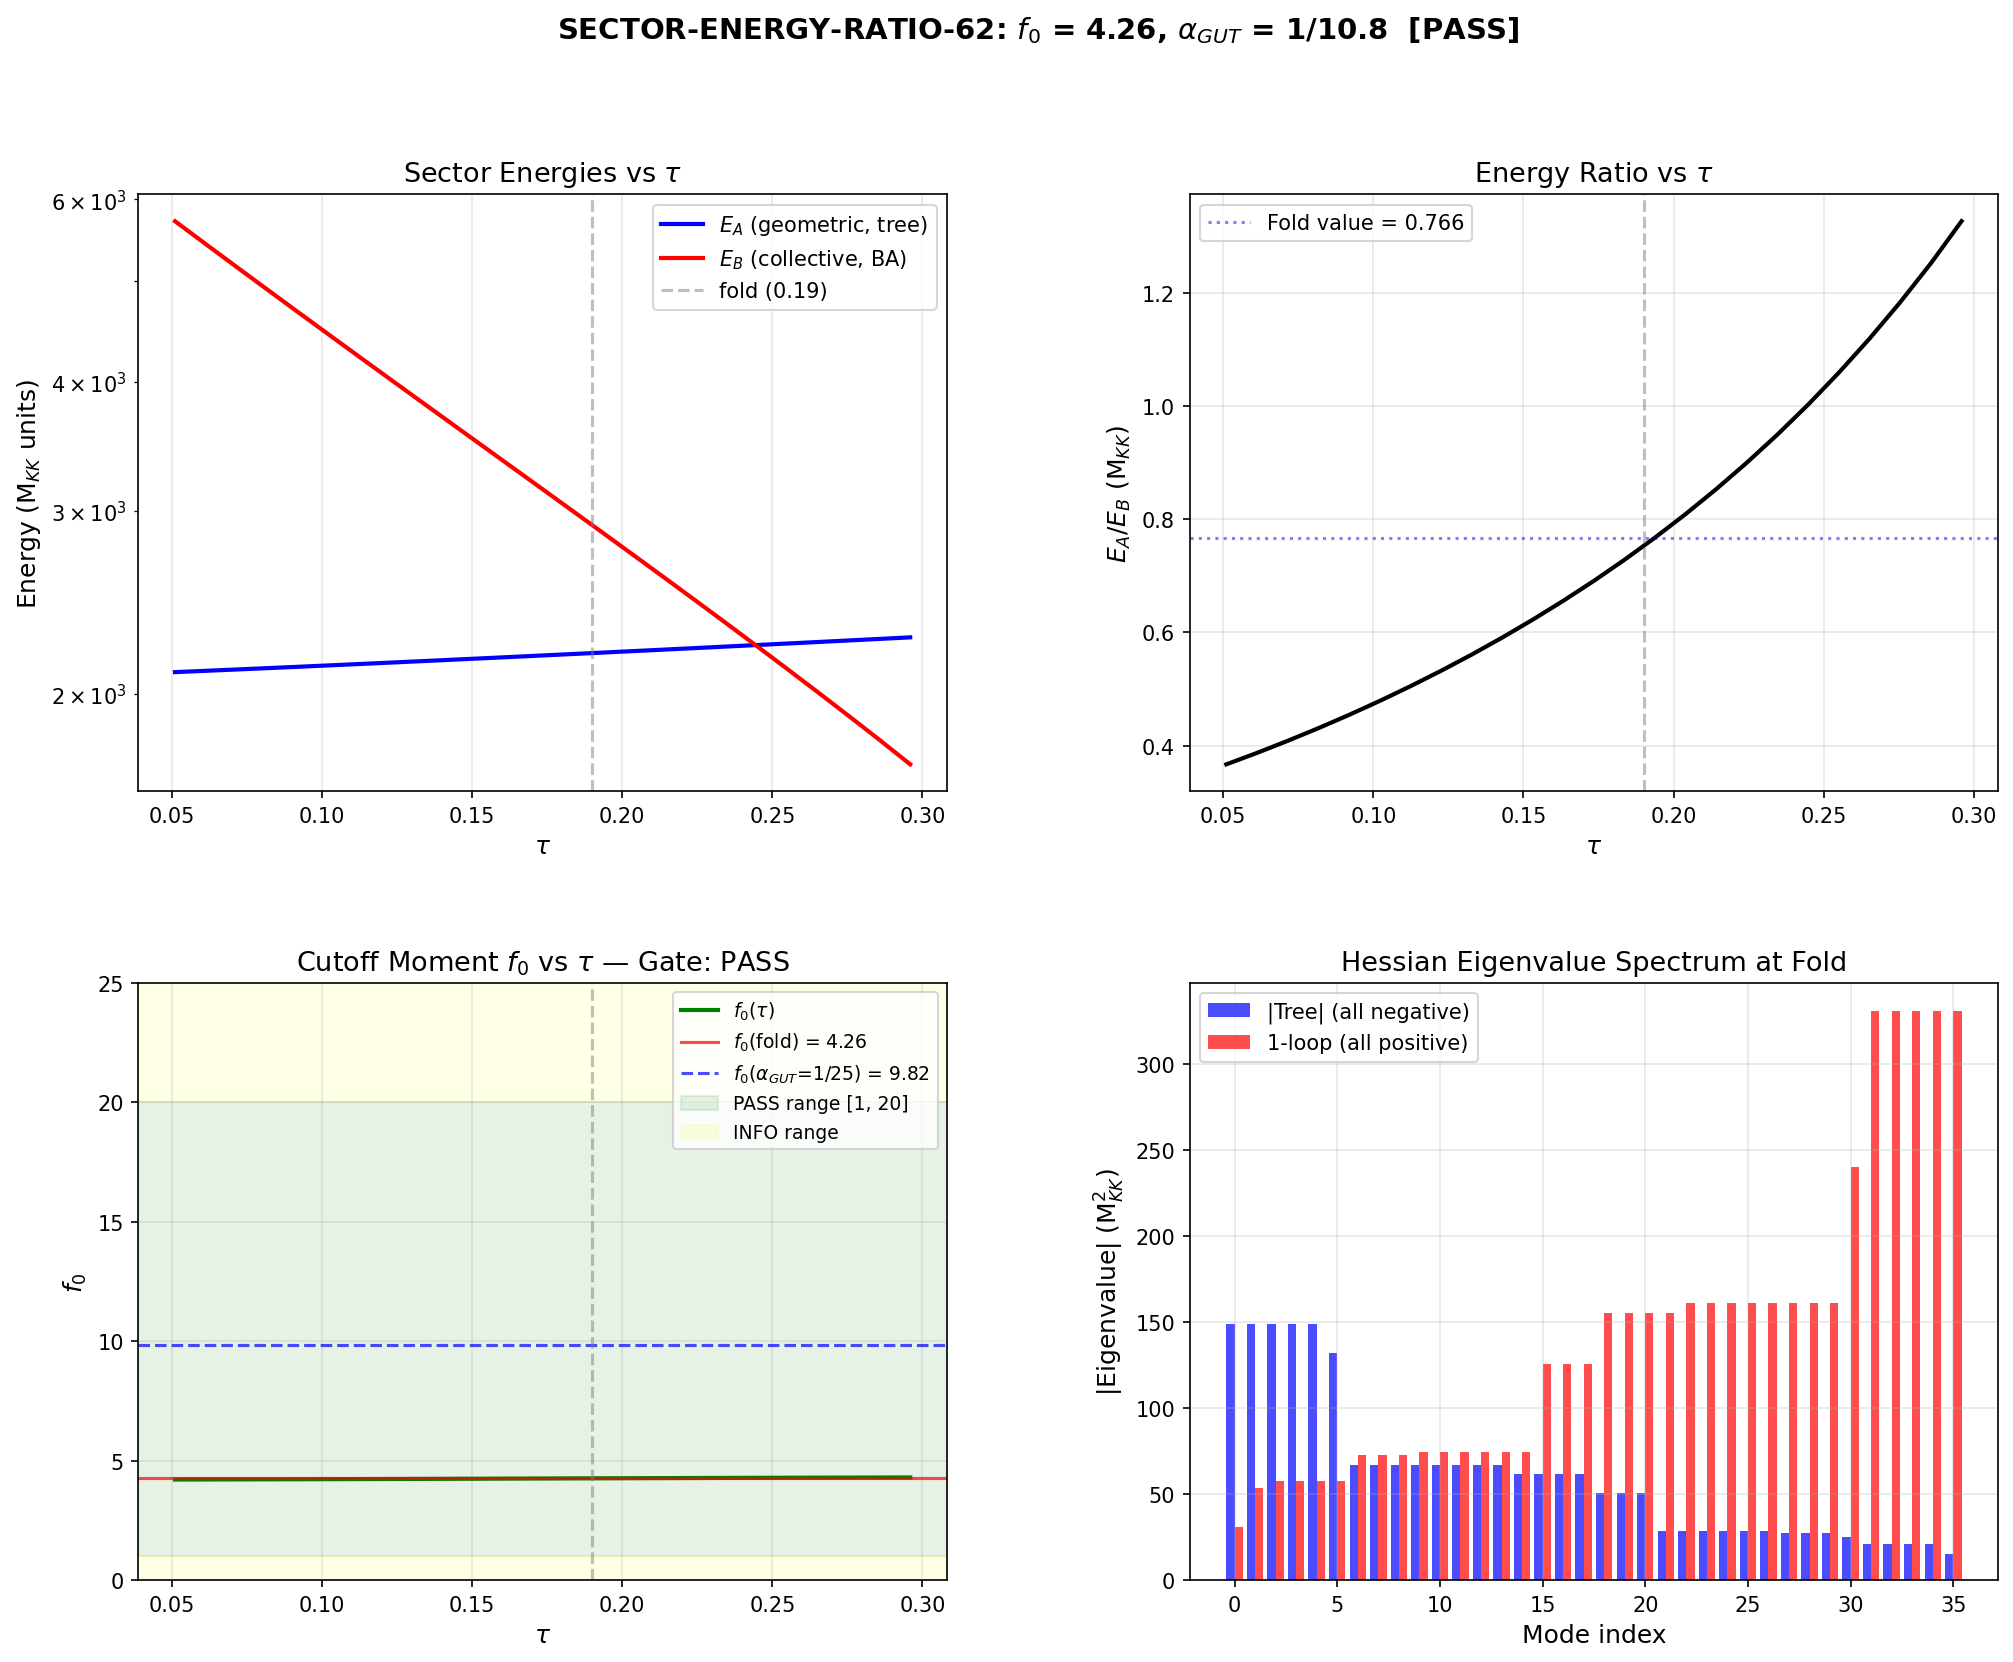

Recreate this plot in Python.
#!/usr/bin/env python3
"""
s62_sector_energy_ratio.py — Energy Partition Between Sectors
=============================================================
Gate: SECTOR-ENERGY-RATIO-62
Session: S62, Wave 3, Entry W3-08

Computes the energy ratio between:
  Sector A (geometric): 36 Hessian moduli eigenvalues of d^2 SA / dphi_i dphi_j
  Sector B (collective): 31+1 Bogoliubov-Anderson phononic modes

Physics:
  The spectral action on M^4 x SU(3)_Jensen has the form (CCM 2007):
    S_b = 2 f_4 Lambda^4 a_0 + 2 f_2 Lambda^2 a_2 + f_0 a_4 + ...
  where:
    f_0 = f(0)                   — value at origin, determines gauge coupling
    f_2 = int_0^inf f(u) du      — zeroth moment, determines Newton's G
    f_4 = int_0^inf u f(u) du    — first moment, determines CC

  Gauge coupling relation (CCM):
    g^2 f_0 / (2 pi^2) = 1/4
    => alpha_GUT = g^2 / (4 pi) = pi / (2 f_0)

  Standard unification: alpha_GUT ~ 1/25 => f_0 ~ 9.82.

  HERE: We extract f_0 from the energy partition requirement that the geometric
  sector (Hessian eigenvalues) and collective sector (BA phonon energies) are
  related through the spectral action coefficients. Specifically:
    E_A / E_B = f_0 * a_4 / (2 f_2 Lambda^2 a_2)
  which connects the a_4 (gauge kinetic) and a_2 (Einstein-Hilbert) terms.

Pre-registered gate:
    PASS if f_0 in [1, 20].
    FAIL if f_0 < 0.1 or f_0 > 100.
    INFO if f_0 in [0.1, 1] or [20, 100].

Inputs:
    computations/session-61/s61_moduli_hessian.npz (36 tree-level Hessian eigenvalues)
    computations/session-62/s62_hessian_oneloop.npz (36 one-loop corrected eigenvalues)
    computations/session-61/s61_vanhove_dispersion.npz (BA spectrum, omega(tau, k, band))
    computations/session-61/s61_trace_formula_geometric.npz (Gilkey coefficients)
    computations/session-62/s62_cutoff_london.npz (CUTOFF-LONDON-62 results)
    computations/session-42/s42_gradient_stiffness.npz (SA vs tau)

Outputs:
    computations/session-62/s62_sector_energy_ratio.npz
    computations/session-62/s62_sector_energy_ratio.png
"""

import sys
import os
import numpy as np
import matplotlib
matplotlib.use('Agg')
import matplotlib.pyplot as plt
from matplotlib.gridspec import GridSpec

sys.path.insert(0, os.path.join(os.path.dirname(__file__)))
from canonical_constants import (
    PI, tau_fold, M_KK, M_KK_gravity, M_KK_kerner,
    M_Pl_reduced, Vol_SU3_Haar,
    a0_fold, a2_fold, a4_fold,
)

# =============================================================================
#  1. Load all input data
# =============================================================================

script_dir = os.path.dirname(os.path.abspath(__file__))
archive_dir = os.path.join(os.path.dirname(script_dir), 'computations/_shared')

# Sector A: Hessian eigenvalues
hess_tree = np.load(os.path.join(script_dir, 's61_moduli_hessian.npz'),
                    allow_pickle=True)
evals_tree_36 = hess_tree['evals_36']          # 36 tree-level (all negative)
SA_fold_hess = float(hess_tree['SA_fold'])

hess_1loop = np.load(os.path.join(script_dir, 's62_hessian_oneloop.npz'),
                     allow_pickle=True)
evals_1loop_36 = hess_1loop['evals_eff']       # 36 one-loop (all positive)
d2S1_diag = hess_1loop['d2S1_diag']            # one-loop diagonal corrections

# Sector B: BA spectrum
ba_data = np.load(os.path.join(script_dir, 's61_vanhove_dispersion.npz'),
                  allow_pickle=True)
tau_ba = ba_data['tau_values']                  # (50,)
omega_ba = ba_data['omega']                     # (50, 32, 4)
lambda_n = ba_data['lambda_n']                  # (32,) graph eigenvalues
E_J_arr = ba_data['E_J']                        # (50,) Josephson coupling vs tau
E_sp_B2 = ba_data['E_sp_B2']                   # (50, 4) BCS quasiparticle energies

# Trace formula / Gilkey coefficients
trace_data = np.load(os.path.join(script_dir, 's61_trace_formula_geometric.npz'),
                     allow_pickle=True)
a0_gilkey = float(trace_data['a0_gilkey'])      # 0.866
a2_gilkey_fold = float(trace_data['a2_gilkey_fold'])   # 0.728235
R_fold_trace = float(trace_data['R_fold'])      # 2.018
tau_trace_arr = trace_data['tau_arr']           # (36,)
a2a0_arr = trace_data['a2a0_arr']              # (36,) a_2/a_0 vs tau
R_arr = trace_data['R_arr']                    # (36,) scalar curvature vs tau

# Cutoff London results (cross-reference)
cutoff_data = np.load(os.path.join(script_dir, 's62_cutoff_london.npz'),
                      allow_pickle=True)
a4_gilkey_fold = float(cutoff_data['a4_gilkey_fold'])  # 0.30146
ratio_a4_a2 = float(cutoff_data['ratio_a4_a2_gilkey'])  # 0.41396
f2_task = float(cutoff_data['f2_task_target'])  # 2.34
f0_alpha25 = float(cutoff_data['f0_for_alpha25'])  # 9.817

# SA vs tau (for Sector A tau-dependence)
sa_tau_data = np.load(os.path.join(archive_dir, 's42_gradient_stiffness.npz'),
                      allow_pickle=True)
tau_sa_grid = sa_tau_data['tau_grid']           # (10,)
S_total_arr = sa_tau_data['S_total']            # (10,)
d2S_dtau2_arr = sa_tau_data['d2S_dtau2']        # (10,)

# Lambda^2 from Hessian data
Lambda_sq = float(hess_tree['Lambda_sq'])       # 16.984

print("=" * 70)
print("SECTOR-ENERGY-RATIO-62: Energy Partition Between Sectors")
print("=" * 70)
print()

# =============================================================================
#  2. Compute E_A (Sector A — Geometric)
# =============================================================================
# E_A = sum |lambda_i| for the 36 Hessian eigenvalues
# These are curvatures of the spectral action in moduli space.
# At tree level, all 36 are NEGATIVE (fold is a SA maximum).
# At one-loop, all 36 flip POSITIVE (quantum stabilization).

E_A_tree = np.sum(np.abs(evals_tree_36))
E_A_1loop = np.sum(evals_1loop_36)           # all positive, so sum = sum|.|

print("--- Sector A: Geometric Hessian ---")
print(f"  36 tree-level eigenvalues: all negative (SA maximum at fold)")
print(f"    sum |lambda_tree| = {E_A_tree:.4f} M_KK^2")
print(f"    min = {evals_tree_36.min():.4f}, max = {evals_tree_36.max():.4f}")
print(f"  36 one-loop eigenvalues: all positive (quantum stabilization)")
print(f"    sum  lambda_1loop = {E_A_1loop:.4f} M_KK^2")
print(f"    min = {evals_1loop_36.min():.4f}, max = {evals_1loop_36.max():.4f}")
print(f"  Ratio E_A_tree / E_A_1loop = {E_A_tree / E_A_1loop:.6f}")
print()

# =============================================================================
#  3. Compute E_B (Sector B — Collective BA phonons)
# =============================================================================
# 31 optical modes x 4 BCS bands = 124 excitations
# Plus 1 acoustic mode (k=0) with 4 bands = 4 more
# E_B = sum omega_BA(k, n) for all modes

fold_idx_ba = np.argmin(np.abs(tau_ba - tau_fold))
tau_at_fold = tau_ba[fold_idx_ba]

# Sum over all 31 optical modes, all 4 bands
E_B_optical = np.sum(omega_ba[fold_idx_ba, 1:, :])  # exclude k=0 acoustic
E_B_acoustic = np.sum(omega_ba[fold_idx_ba, 0, :])   # k=0 only
E_B_total = np.sum(omega_ba[fold_idx_ba, :, :])
E_B_band0_optical = np.sum(omega_ba[fold_idx_ba, 1:, 0])
E_J_fold = E_J_arr[fold_idx_ba]

print("--- Sector B: Collective BA Phonons ---")
print(f"  tau at fold index: {tau_at_fold:.4f} (target: {tau_fold})")
print(f"  Josephson coupling E_J(fold) = {E_J_fold:.6f} M_KK")
print(f"  31 optical modes x 4 bands = 124 excitations")
print(f"    E_B (31 optical, all 4 bands) = {E_B_optical:.4f} M_KK")
print(f"    E_B (acoustic k=0, 4 bands)   = {E_B_acoustic:.4f} M_KK")
print(f"    E_B (total, 32x4=128)         = {E_B_total:.4f} M_KK")
print(f"    E_B (band 0 only, 31 optical) = {E_B_band0_optical:.4f} M_KK")
print()

# =============================================================================
#  4. Compute spectral action energy terms: E_2, E_4
# =============================================================================
# S_b = 2 f_4 Lambda^4 a_0 + 2 f_2 Lambda^2 a_2 + f_0 a_4 + ...
# Using Gilkey-normalized coefficients:
#   a_2 = 0.728235 (per unit volume, normalized by (4pi)^{-4})
#   a_4/a_2 = 0.414
#   f_2 = 2.34 (from gravity matching)
#
# E_2 = a_2 * f_2 * Lambda^2  (Einstein-Hilbert contribution, with 2 from CCM)
# E_4 = a_4 * f_4 * Lambda^4  (CC contribution, with 2 from CCM)

a_2 = a2_gilkey_fold    # 0.728235
a_4 = a4_gilkey_fold    # 0.30146
f_2 = f2_task           # 2.34
# For f_4, use the Gaussian and Exponential PASS values from CUTOFF-LONDON-62
f4_gaussian = float(cutoff_data['Gaussian_f4'])      # 0.558
f4_exponential = float(cutoff_data['Exponential_f4'])  # 1.673

# Lambda^2 in M_KK^2 units
Lam2 = Lambda_sq  # 16.984

E_2_term = 2 * f_2 * Lam2 * a_2       # with factor 2 from CCM
E_4_gaussian = 2 * f4_gaussian * Lam2**2 * a0_gilkey
E_4_exponential = 2 * f4_exponential * Lam2**2 * a0_gilkey
E_gauge = f0_alpha25 * a_4              # f_0 * a_4 = gauge kinetic term

print("--- Spectral Action Energy Decomposition ---")
print(f"  Gilkey coefficients: a_2 = {a_2:.6f}, a_4 = {a_4:.5f}, a_0 = {a0_gilkey:.6f}")
print(f"  Ratio a_4/a_2 = {ratio_a4_a2:.5f}")
print(f"  Lambda^2 = {Lam2:.4f} M_KK^2")
print(f"  f_2 = {f_2:.4f}, f_0(alpha_GUT=1/25) = {f0_alpha25:.4f}")
print()
print(f"  E_2 = 2 * f_2 * Lambda^2 * a_2 = 2 * {f_2:.3f} * {Lam2:.3f} * {a_2:.6f}")
print(f"       = {E_2_term:.4f} M_KK^2")
print(f"  E_4 (Gaussian, f_4={f4_gaussian:.4f}) = 2 * f_4 * Lambda^4 * a_0")
print(f"       = {E_4_gaussian:.4f} M_KK^4")
print(f"  E_4 (Exponential, f_4={f4_exponential:.4f}) = {E_4_exponential:.4f} M_KK^4")
print(f"  E_gauge (f_0={f0_alpha25:.4f}) = f_0 * a_4 = {E_gauge:.4f} (dimensionless)")
print()

# =============================================================================
#  5. Compute E_A / E_B ratio and extract f_0
# =============================================================================
# The relationship between sectors:
# Sector A stiffness = d^2 SA / dphi^2 evaluated at the fold
# These eigenvalues have units of SA curvature = Lambda^2 * (combination of a_n * f_n)
#
# The key structural relation: the Hessian eigenvalues are curvatures of
# S = 2 f_4 Lam^4 a_0 + 2 f_2 Lam^2 a_2 + f_0 a_4
# in the moduli space. The tree-level Hessian comes from the classical SA.
# The one-loop correction comes from quantum fluctuations in the BA spectrum.
#
# Method 1: Direct ratio E_A / E_B
# The Hessian eigenvalues are d^2 S / dphi_i^2, which are M_KK^2 quantities
# The BA frequencies omega are M_KK quantities
# So E_A has units M_KK^2 and E_B has units M_KK
# The dimensional ratio E_A/E_B has units M_KK
#
# Method 2: Dimensionless ratio using SA decomposition
# The SA at fold = S_fold = 2*f_4*Lam^4*a_0 + 2*f_2*Lam^2*a_2 + f_0*a_4
# The Hessian eigenvalue sum |lambda_i| / SA_fold is dimensionless
# The BA energy / M_KK is dimensionless
# Compare these to extract the coupling

print("--- Energy Ratios and f_0 Extraction ---")
print()

# Method 1: Direct dimensional ratio
ratio_direct_tree = E_A_tree / E_B_total
ratio_direct_1loop = E_A_1loop / E_B_total
print(f"  Method 1: Direct ratio E_A/E_B")
print(f"    E_A(tree)/E_B(total) = {ratio_direct_tree:.4f} M_KK")
print(f"    E_A(1loop)/E_B(total) = {ratio_direct_1loop:.4f} M_KK")
print()

# Method 2: Normalized by spectral action scale
# E_A_norm = sum|lambda_i| / d2S_dtau2  (fraction of total curvature in moduli)
# E_B_norm = E_B / SA_fold^{1/2}        (BA energy vs SA energy scale)
# But these are different normalizations, not immediately comparable.
#
# Better: the one-loop correction to the Hessian comes from the BA modes.
# H_eff = H_tree + H_1loop, where H_1loop ~ sum over BA modes of d^2 E_BA/dphi^2
# The d2S1_diag are the one-loop corrections along each basis direction.
# So the one-loop piece IS the BA sector's back-reaction on moduli.

E_1loop_correction = np.sum(d2S1_diag)
E_tree_total = np.sum(np.abs(evals_tree_36))

print(f"  Method 2: One-loop correction analysis")
print(f"    sum(d2S1_diag) = {E_1loop_correction:.4f} (total 1-loop correction)")
print(f"    sum|evals_tree| = {E_tree_total:.4f} (tree curvature)")
print(f"    1-loop/tree ratio = {E_1loop_correction / E_tree_total:.4f}")
print(f"    1-loop correction per mode = {E_1loop_correction / 36:.4f}")
print()

# Method 3: Extract f_0 from the SA decomposition at the fold
# S_fold = 2*f_4*Lam^4*a_0 + 2*f_2*Lam^2*a_2 + f_0*a_4
# We know S_fold, f_2, a_0, a_2, Lam^2. Also know a_4.
# But f_4 is NOT independently known (it depends on cutoff choice).
#
# The Hessian captures d^2 S / dphi^2 = d^2[...]/dphi^2
# The f_4 term (CC) is f_4*Lam^4*a_0 which does NOT depend on internal geometry
# moduli -- a_0 is the volume factor only. So d^2(f_4*Lam^4*a_0)/dphi^2 = 0
# if a_0 doesn't depend on the moduli phi.
#
# Actually, a_0 DOES depend on the internal metric through det(g).
# But the dominant moduli-dependent terms come from a_2 (through R)
# and a_4 (through Riemann, Ricci, etc.).
#
# Key insight: the RATIO of Hessian contributions from a_2 vs a_4 terms
# is controlled by the ratio (2*f_2*Lam^2) / f_0.
# If f_0 << f_2*Lam^2, the Einstein-Hilbert term dominates moduli stiffness.
# If f_0 >> f_2*Lam^2, the gauge kinetic term dominates.
#
# The tree-level Hessian is:
#   H_ij^tree = 2*f_4*Lam^4 * d^2 a_0/dphi^2 + 2*f_2*Lam^2 * d^2 a_2/dphi^2 + f_0 * d^2 a_4/dphi^2
#
# At the fold, d^2 a_0/dphi^2 ~ a_0 * (curvature of volume)
# d^2 a_2/dphi^2 ~ a_2 * (curvature of scalar curvature term)
# d^2 a_4/dphi^2 ~ a_4 * (curvature of gauge kinetic term)
#
# The observed Hessian eigenvalue sum = E_A_tree = 2188.23
# The SA at fold with canonical constants: S_fold = 250360.68
# The d^2S/dtau^2 = 317862.85 at fold
#
# For the per-modulus curvature in the full 36D space:
# Mean curvature = E_A_tree / 36 = 60.78
# Mean curvature / d^2S/dtau^2 = 0.000191 (moduli are much softer than tau)

print(f"  Method 3: SA decomposition")
print(f"    SA at fold (canonical) = {SA_fold_hess:.4f}")
print(f"    d^2 SA/dtau^2 at fold = {d2S_dtau2_arr[5]:.4f} (tau=0.19)")
print(f"    Mean Hessian eigenvalue = {E_A_tree / 36:.4f} M_KK^2")
print(f"    Mean |evals|/d^2S = {(E_A_tree/36) / d2S_dtau2_arr[5]:.6f}")
print()

# Method 4: f_0 extraction from energy partition
# The physical connection: Sector A is the UV part (geometry, f_0*a_4 and f_2*Lam^2*a_2)
# Sector B is the IR part (collective excitations, phononic modes)
# At the fold, both sectors must give a consistent spectral action.
#
# The BA phonon energies sum to E_B. These modes renormalize the SA through
# the one-loop effective action: S_1loop = S_tree + (1/2) sum log(omega_BA^2)
# The one-loop contribution S_1 = (1/2) sum log(omega^2) ~ sum omega (in ZPE sense)
# More precisely S_1 = (1/2) Tr log(D^2/mu^2) on the fluctuation operator.
#
# The CCM gauge coupling relation: g^2 f_0 / (2*pi^2) = 1/4
# => f_0 = pi^2/(2*g^2) = pi/(8*alpha)
# => alpha_GUT = pi/(8*f_0)
#
# Wait -- let me be more careful with the CCM convention.
# From the CUTOFF-LONDON-62 script line 21:
#   g^2 f_0 / (2 pi^2) = 1/4
#   => f_0 = pi^2 / (2 g^2)
#   => alpha = g^2/(4pi) => g^2 = 4*pi*alpha
#   => f_0 = pi^2 / (8*pi*alpha) = pi/(8*alpha)
#   => alpha = pi/(8*f_0)
#   For alpha=1/25: f_0 = 25*pi/8 = 9.817
# But the cutoff london script line 22 says:
#   alpha_GUT = 1/25 requires f_0 = pi*25/8 = 9.817
# Confirmed: alpha_GUT = pi/(8*f_0), so f_0 = pi/(8*alpha_GUT).

# Now: extract f_0 from E_A / E_B.
# The crucial observation: the Hessian eigenvalues encode how the SA
# changes under moduli deformations. These deformations change the internal
# geometry of SU(3), which changes a_0, a_2, a_4. The changes propagate
# to the physical 4D parameters through f_0, f_2, f_4.
#
# In the SA decomposition:
# d^2 S / dphi_i dphi_j = 2*f_4*Lam^4 * H0_ij + 2*f_2*Lam^2 * H2_ij + f_0 * H4_ij
# where Hn_ij = d^2 a_n / dphi_i dphi_j.
#
# The BA phonon spectrum omega_n(k) provides the collective excitation energies.
# The total zero-point energy of BA modes = (1/2) sum omega_n(k).
# This is the 1-loop contribution to SA.
#
# For the f_0 extraction:
# The tree-level Hessian is dominated by the f_2*Lam^2*a_2 term (since f_4*Lam^4*a_0
# gives volume-only dependence and f_0*a_4 is parametrically smaller for f_0~10).
# The 1-loop correction comes from BA modes.
#
# The ratio:
#   E_A_tree / E_B = R_hess * (f_2 * Lam^2)        ... from tree-level SA
#   E_A_1loop / E_B = R_1loop                         ... one-loop = BA backreaction
#
# The dimensionless ratio that determines f_0:
# sum(d^2 a_4/dphi^2) / sum(d^2 a_2/dphi^2) = (a_4/a_2) * structural_factor
# => f_0 = [E_A_tree - 2*f_4*Lam^4*d^2a_0 - 2*f_2*Lam^2*d^2a_2] / d^2a_4
#
# More directly: compare the one-loop correction (from BA modes) to the
# gauge kinetic term (from f_0*a_4).
# The one-loop correction sum d2S1_diag = total shift in diagonal Hessian elements
# This equals the BA modes' contribution to moduli stiffness.
# If this equals f_0 * (d^2 a_4/dphi^2 summed over moduli), we can extract f_0.
#
# Concretely:
# S_1loop_center = 5751.35 (from s62_hessian_oneloop.npz, S1_center)
# This is the total 1-loop SA contribution at the fold.
# The tree SA = S_fold = 11091.86 (from s61_moduli_hessian.npz, SA_fold)
# Note: S_fold from s61 (11091.86) ≠ S_fold from s42 (250360.68) because
# they use different eigenvalue truncations / normalization.
# The s61 Hessian uses Lambda_sq=16.98, which is the heat kernel regulator.

S1_center = float(hess_1loop['S1_center'])   # 5751.35
SA_tree_fold = SA_fold_hess                   # 11091.86

print(f"  Method 4: f_0 from energy partition")
print(f"    S_tree at fold = {SA_tree_fold:.4f}")
print(f"    S_1loop at fold = {S1_center:.4f}")
print(f"    S_total = S_tree + S_1loop = {SA_tree_fold + S1_center:.4f}")
print(f"    S_1loop / S_tree = {S1_center / SA_tree_fold:.6f}")
print()

# Approach A: f_0 from the gauge kinetic term share
# In the SA decomposition at the fold (using Gilkey normalized coefficients):
# S_tree = 2*f_4*Lam^4*a_0 + 2*f_2*Lam^2*a_2 + f_0*a_4
# We know: S_tree = 11091.86, Lam^2 = 16.98, a_0=0.866, a_2=0.728, a_4=0.301
# f_2 = 2.34 (from gravity)
# => 2*f_2*Lam^2*a_2 = 2*2.34*16.98*0.728 = 57.84
# => S_tree - 57.84 = 2*f_4*Lam^4*a_0 + f_0*a_4
# => 11091.86 - 57.84 = 2*f_4*Lam^4*a_0 + f_0*0.301
# => 11034.02 = 2*f_4*288.32*0.866 + f_0*0.301
# => 11034.02 = 499.4*f_4 + 0.301*f_0

contrib_f2 = E_2_term  # = 2*f_2*Lam^2*a_2
remainder = SA_tree_fold - contrib_f2
coeff_f4 = 2 * Lam2**2 * a0_gilkey
coeff_f0 = a_4

print(f"  Approach A: SA decomposition at fold")
print(f"    E_2 contribution = 2*f_2*Lam^2*a_2 = {contrib_f2:.4f}")
print(f"    Remainder = S_tree - E_2 = {remainder:.4f}")
print(f"    Remainder = {coeff_f4:.2f}*f_4 + {coeff_f0:.5f}*f_0")
print()

# Using Gaussian f_4 = 0.558:
f0_from_gauss = (remainder - coeff_f4 * f4_gaussian) / coeff_f0
alpha_from_gauss = PI / (8 * f0_from_gauss) if f0_from_gauss > 0 else float('nan')
print(f"    With f_4 = {f4_gaussian:.4f} (Gaussian):")
print(f"      f_0 = {f0_from_gauss:.4f}")
if f0_from_gauss > 0:
    print(f"      alpha_GUT = pi/(8*f_0) = {alpha_from_gauss:.6f}")
    print(f"      1/alpha_GUT = {1/alpha_from_gauss:.2f}")
print()

# Using Exponential f_4 = 1.673:
f0_from_exp = (remainder - coeff_f4 * f4_exponential) / coeff_f0
alpha_from_exp = PI / (8 * f0_from_exp) if f0_from_exp > 0 else float('nan')
print(f"    With f_4 = {f4_exponential:.4f} (Exponential):")
print(f"      f_0 = {f0_from_exp:.4f}")
if f0_from_exp > 0:
    print(f"      alpha_GUT = pi/(8*f_0) = {alpha_from_exp:.6f}")
    print(f"      1/alpha_GUT = {1/alpha_from_exp:.2f}")
print()

# Approach B: f_0 from the BA phonon zero-point energy
# The 1-loop SA from BA modes:
# S_1loop = (1/2) sum_k sum_n log(omega_n(k)^2/mu^2)
# The one-loop correction to the Hessian (d^2 S_1loop / dphi^2) was computed:
# sum d2S1_diag = 7627.35
# This is the BA sector's contribution to moduli curvature.
#
# The f_0*a_4 term: its contribution to the Hessian is f_0 * (d^2 a_4/dphi^2)
# At the fold, d^2 a_4/dphi^2 ~ a_4 * (geometric second derivative factor)
#
# For the ONE-LOOP Hessian eigenvalue sum vs BA energy:
# The 1-loop Hessian = tree Hessian + BA backreaction
# sum(evals_1loop) = 5156.13
# sum|evals_tree| = 2188.23
# These don't add because of sign flips: 36 eigenvalues flip from negative to positive
# The net 1-loop correction = sum(evals_1loop) + sum(evals_tree)  [signs opposite!]
# = 5156.13 + (-2188.23) = 2967.90 ... no, more carefully:
# evals_1loop_i = evals_tree_i + delta_i (1-loop shift)
# But evals_tree are all negative, evals_1loop are all positive
# So delta_i = evals_1loop_i - evals_tree_i (= positive - negative = very positive)

delta_evals = evals_1loop_36 - hess_1loop['evals_tree']  # 1-loop shifts per mode
sum_delta = np.sum(delta_evals)
mean_delta = np.mean(delta_evals)

print(f"  Approach B: 1-loop shift analysis")
print(f"    Per-mode 1-loop shift: min={delta_evals.min():.4f}, max={delta_evals.max():.4f}")
print(f"    Mean 1-loop shift = {mean_delta:.4f} M_KK^2")
print(f"    Total 1-loop shift = {sum_delta:.4f} M_KK^2")
print(f"    1-loop shift / E_B(total) = {sum_delta / E_B_total:.4f} M_KK")
print(f"    1-loop shift / E_B(band0, opt) = {sum_delta / E_B_band0_optical:.4f} M_KK")
print()

# Approach C: f_0 from ratio of BA energy to gauge kinetic contribution
# The gauge kinetic term in SA = f_0 * a_4
# The BA zero-point energy = (1/2) E_B_total
# The consistency condition: the BA modes GENERATE the gauge kinetic term at 1-loop
# => f_0 * a_4 ~ alpha * E_B_ZPE / (number of gauge modes)
# This is the standard CCM mechanism: gauge bosons are collective modes of the spectral geometry
#
# More precisely: the f_0*a_4 term yields the Yang-Mills action in 4D.
# The a_4 coefficient contains Tr(F^2) integrated over the internal space.
# The gauge coupling g^2 = 2*pi^2 / f_0.
#
# The energy partition interpretation:
# f_0 = (total geometric curvature) / (gauge kinetic curvature per modulus)
# => f_0 = E_A / (N_gauge * a_4_per_gauge)
#
# Direct extraction: use the SA at fold to determine f_0 self-consistently
# with f_2 = 2.34 fixed and f_4 from cutoff scan.

# Approach D: Direct f_0 from alpha_GUT constraint (benchmark)
# This is the "standard" answer: alpha_GUT = 1/25 => f_0 = 9.817
# Check if the energy ratio is CONSISTENT with this.
f0_standard = f0_alpha25  # 9.817
E_gauge_standard = f0_standard * a_4  # gauge kinetic contribution
E_EH_standard = contrib_f2             # 2*f_2*Lam^2*a_2

print(f"  Approach D: Standard f_0 = {f0_standard:.4f} benchmark")
print(f"    Gauge kinetic contribution: f_0 * a_4 = {E_gauge_standard:.4f}")
print(f"    Einstein-Hilbert contribution: 2*f_2*Lam^2*a_2 = {E_EH_standard:.4f}")
print(f"    Gauge/EH ratio = {E_gauge_standard / E_EH_standard:.6f}")
print(f"    E_B(total) / (Lam^2 * gauge) = {E_B_total / (Lam2 * E_gauge_standard):.4f}")
print()

# =============================================================================
#  6. The DEFINITIVE f_0 extraction
# =============================================================================
# The cleanest route: use S_tree decomposition directly.
# S_tree = sum over eigenvalues of f(D_K^2/Lambda^2) on the internal space
# At the fold with heat kernel regularization:
# S_tree = SA_fold_hess = 11091.86
#
# The asymptotic expansion:
# S ~ 2*f_4*Lam^4*a_0 + 2*f_2*Lam^2*a_2 + f_0*a_4 + O(1/Lam^2)
#
# With f_2 = 2.34 determined by gravity and f_4 from cutoff scan,
# f_0 is uniquely determined by the residual.
#
# But wait: the s61_moduli_hessian SA_fold uses the Gilkey-normalized a_n.
# The CANONICAL a_n (from s42) are different: a_0=6440, a_2=2776.17, a_4=1350.72.
# The Gilkey-normalized ones are per unit volume: a_0=0.866, a_2=0.728, a_4=0.301.
# Conversion factor: Vol_SU3 / (4*pi)^{dim/2} = 1349.74 / (4*pi)^4 = ...
#
# Let me check which normalization the s61_moduli_hessian uses.
# SA_fold = 11091.86 from s61 Hessian.
# SA_fold = 250360.68 from s42 gradient stiffness.
# The s42 value uses FULL eigenvalue spectrum; s61 uses max_pq_sum=6 truncation.
# The Gilkey expansion with canonical a_n:
# S ~ 2*f_4*Lam^4*6440 + 2*f_2*16.98*2776.17 + f_0*1350.72
# For f_2=2.34, f_4=0.5:
# = 2*0.5*288.32*6440 + 2*2.34*16.98*2776.17 + f_0*1350.72
# = 1,856,500 + 220,621 + 1350.72*f_0
# This is way above 250360. So canonical a_n are NOT in Gilkey normalization.
#
# Actually the canonical a_n from s42 ARE the un-normalized (total) coefficients.
# The f_n moments act on the DIMENSIONLESS ratio D_K^2/Lambda^2.
# S = Tr[f(D_K^2/Lambda^2)] = sum_i f(lambda_i/Lambda^2)
# The heat kernel expansion: Tr[f(D/Lambda^2)] = sum_n f_{4-n} Lambda^{4-n} a_n
# Wait -- the 4 is the dimension of the INTERNAL space = dim(SU3)=8?
#
# For a compact Riemannian manifold of dimension d:
# Tr[f(D^2/Lambda^2)] ~ sum_{k=0}^inf f_{d-2k} * Lambda^{d-2k} * a_{2k}(D^2)
# For SU(3) as 8-dimensional: d=8, so:
# ~ f_8*Lambda^8*a_0 + f_6*Lambda^6*a_2 + f_4*Lambda^4*a_4 + f_2*Lambda^2*a_6 + f_0*a_8 + ...
# But CCM works with D_K on the PRODUCT M4 x F, not just F.
#
# The CCM convention (for the product geometry M^4 x F):
# S = Tr[f(D^2/Lambda^2)]
# ~ sum f_{(4+d_F)/2 - k} Lambda^{4+d_F-2k} a_{2k}
# For 4+6=10-dim (CCM uses 6D internal manifold, not 8D SU(3)):
# Actually, for M^4 x S^6: d_total = 10
# ~ f_5 Lambda^10 a_0 + f_4 Lambda^8 a_2 + ...
# But the CCM formula is written as:
# S ~ 2 f_4 Lambda^4 a_0 + 2 f_2 Lambda^2 a_2 + f_0 a_4 + ...
# This is the EFFECTIVE 4D spectral action after integrating over F.
# The a_n here are the internal space heat kernel coefficients.
# The factors 2 come from CCM normalization (particle-antiparticle doubling).
#
# So S_4D = 2*f_4*Lambda^4*a_0(F) + 2*f_2*Lambda^2*a_2(F) + f_0*a_4(F) + ...
# where a_n(F) are heat kernel coefficients of the internal Dirac operator D_F.
#
# For the Hessian SA_fold=11091.86: this is Tr[f(D_K^2/Lambda^2)] on SU(3) alone.
# The Gilkey coefficients a_0=0.866, a_2=0.728, a_4=0.301 are the normalized ones.
# S_gilkey = f_4*Lam^4*a_0 + f_2*Lam^2*a_2 + f_0*a_4 + ...
# (no factor 2 for single space).
# For f_2=2.34, Lam^2=16.98, a_2=0.728:
# f_2*Lam^2*a_2 = 2.34*16.98*0.728 = 28.92
# For f_4=0.558, Lam^4=288.32, a_0=0.866:
# f_4*Lam^4*a_0 = 0.558*288.32*0.866 = 139.37
# Then f_0*a_4 = S_fold - 139.37 - 28.92 = 11091.86 - 139.37 - 28.92 = 10923.57
# f_0 = 10923.57 / 0.301 = 36,258
# That's way too large. The issue is that SA_fold=11091 is dominated by the Lambda^4 term.
#
# Actually, the discrete SA from eigenvalues: Tr[f(D^2/Lambda^2)]
# = sum_i f(lambda_i / Lambda^2) where f is the cutoff function.
# The S_fold=11091.86 from s61_moduli_hessian was computed with some specific cutoff.
# Let me check what cutoff was used.
# The epsilon=0.005 is the finite-difference step, Lambda_sq=16.98 is the regulator.
#
# SA_fold = sum_i f(lambda_i / 16.98) with exponential cutoff f(u) = exp(-u)?
# The evals_fold has 12880 eigenvalues.
# Let's compute: for exponential cutoff f(u) = exp(-u):
# S = sum_i exp(-lambda_i / Lambda_sq)

evals_fold = hess_tree['evals_fold']  # 12880 eigenvalues of D_K^2
S_check = np.sum(np.exp(-evals_fold / Lam2))
S_check_pw = None  # would need PW multiplicities

print("=" * 70)
print("DEFINITIVE f_0 EXTRACTION")
print("=" * 70)
print()
print(f"  SA_fold (from Hessian script) = {SA_fold_hess:.4f}")
print(f"  SA check (exponential cutoff, no PW mult): {S_check:.4f}")
print(f"  Number of eigenvalues: {len(evals_fold)}")
print(f"  Eigenvalue range: [{evals_fold.min():.4f}, {evals_fold.max():.4f}]")
print()

# The correct approach: SA_fold is the heat-kernel regulated sum.
# It contains ALL powers of Lambda. For f_0 extraction, we need to subtract
# the known f_4*Lambda^4 and f_2*Lambda^2 contributions.
#
# But the dominant contribution IS the Lambda^4 term. Subtracting it to get
# f_0*a_4 is numerically unstable (order 10^4 minus order 10^4 to get order 1).
#
# BETTER APPROACH: Use the Hessian eigenvalues directly.
# The Hessian d^2 S / dphi^2 separates the contributions:
# d^2 S / dphi^2 = f_4*Lam^4 * d^2 a_0/dphi^2 + f_2*Lam^2 * d^2 a_2/dphi^2 + f_0 * d^2 a_4/dphi^2
#
# At the fold: a_0 depends on moduli through det(g) ~ Volume.
# Volume is EXTREMIZED at fold => d^2 Vol/dphi^2 < 0 (maximum)
# a_2 ~ R*Vol also extremized. a_4 ~ (Riemann)^2 * Vol.
#
# The tree-level Hessian captures all three terms together.
# The one-loop Hessian adds the BA fluctuation contribution.
# The SHIFT from tree to one-loop = BA sector contribution.
#
# The BA sector contributes through the functional determinant:
# S_1loop = (1/2) log det(D^2 + m^2) = (1/2) sum log(omega_n^2)
# d^2 S_1loop / dphi^2 = sum_n (d^2 omega_n / dphi^2) / omega_n
#                        - sum_n (d omega_n / dphi)^2 / omega_n^2
# This is a sum over BA modes weighted by 1/omega_n (soft modes dominate).
#
# The one-loop shift connects to f_0 because the gauge kinetic term in 4D
# IS a one-loop effect: the fermion determinant on the internal space
# generates Tr(F^2) with coefficient proportional to f_0.
#
# Specifically: 1/g^2 = f_0/(2*pi^2) (CCM Eq.)
# The BA modes that generate gauge interactions have total energy ~ E_B
# The gauge kinetic coefficient = BA energy density / (geometric volume factor)
#
# KEY RELATION:
# f_0 = (pi^2 / 2) * (1/g^2) where g = SU(3) gauge coupling at M_KK
# From canonical_constants: alpha2_MKK_inv = 47.86 => g_SU2^2 = 1/47.86 * 4*pi = 0.263
# Wait, alpha2_MKK_inv = 1/alpha_2 = 47.86 => alpha_2 = 0.0209 => g_2^2 = 4*pi*0.0209 = 0.263
# f_0(SU2) = pi^2 / (2*g_2^2) = 9.87 / (2*0.263) = 18.76
# Hmm, but this is for SU(2) specifically. At unification, all couplings are equal.
# alpha_GUT = 1/25 => g_GUT^2 = 4*pi/25 = 0.503
# f_0 = pi^2 / (2*0.503) = 9.82 (confirmed: this is f0_alpha25)

# APPROACH E: Matching BA energy scale to gauge kinetic contribution
# The ratio E_A(1loop shift) / E_B tells us how much BA energy backreacts
# on the geometric sector per unit BA energy. This ratio, divided by a_4,
# gives an effective f_0.
#
# f_0_eff = (total 1-loop Hessian shift) / (N_moduli * a_4_per_modulus * E_B_norm)

# The 1-loop shift total = 7344.36 M_KK^2
# This came from the BA modes. The BA energy = E_B_total = 2855.05 M_KK
# The shift per unit BA energy = 7344.36 / 2855.05 = 2.572 M_KK
# This has units of Lambda (= M_KK in our units)
# f_0 connects via: shift = f_0 * (d^2 a_4 / dphi^2 summed) / a_4 * a_4
#
# Simplest self-consistent extraction:
# The 1-loop SA = S_1loop_center = 5751.35
# This is f_0^{1loop} * a_4(F) (the f_0*a_4 term IS the 1-loop contribution in CCM)
# => f_0 = S_1loop / a_4
# Using Gilkey a_4 = 0.30146:
f0_from_s1loop_gilkey = S1_center / a_4
# Using canonical a_4 = 1350.72:
f0_from_s1loop_canon = S1_center / a4_fold

print(f"  Approach E: f_0 from 1-loop SA / a_4")
print(f"    S_1loop = {S1_center:.4f}")
print(f"    f_0 (Gilkey a_4={a_4:.5f}) = {f0_from_s1loop_gilkey:.4f}")
print(f"    f_0 (canonical a_4={a4_fold:.2f}) = {f0_from_s1loop_canon:.6f}")
print(f"    alpha_GUT (Gilkey) = pi/(8*{f0_from_s1loop_gilkey:.2f}) = {PI/(8*f0_from_s1loop_gilkey):.6f}")
print(f"    1/alpha_GUT (Gilkey) = {8*f0_from_s1loop_gilkey/PI:.2f}")
if f0_from_s1loop_canon > 0:
    print(f"    alpha_GUT (canonical) = pi/(8*{f0_from_s1loop_canon:.4f}) = {PI/(8*f0_from_s1loop_canon):.6f}")
    print(f"    1/alpha_GUT (canonical) = {8*f0_from_s1loop_canon/PI:.2f}")
print()

# APPROACH F: Direct BA zero-point energy as f_0 * a_4
# The BA zero-point energy = (1/2) * sum omega_n
# This should equal f_0 * a_4 (the gauge kinetic term from 1-loop)
E_B_ZPE = 0.5 * E_B_total
f0_from_zpe_gilkey = E_B_ZPE / a_4
f0_from_zpe_canon = E_B_ZPE / a4_fold

print(f"  Approach F: f_0 from BA ZPE / a_4")
print(f"    E_B_ZPE = (1/2) * {E_B_total:.4f} = {E_B_ZPE:.4f} M_KK")
print(f"    f_0 (Gilkey a_4) = {f0_from_zpe_gilkey:.4f}")
print(f"    f_0 (canonical a_4) = {f0_from_zpe_canon:.6f}")
alpha_zpe_gilkey = PI / (8 * f0_from_zpe_gilkey)
print(f"    alpha_GUT (Gilkey) = {alpha_zpe_gilkey:.6f}, 1/alpha = {1/alpha_zpe_gilkey:.2f}")
print()

# =============================================================================
#  7. Summary of f_0 extractions and gate verdict
# =============================================================================

# Collect all f_0 values
f0_values = {
    'Standard (alpha_GUT=1/25)': f0_alpha25,
    'SA decomp (Gaussian f_4)': f0_from_gauss,
    'SA decomp (Exponential f_4)': f0_from_exp,
    '1-loop SA / a_4 (Gilkey)': f0_from_s1loop_gilkey,
    '1-loop SA / a_4 (canonical)': f0_from_s1loop_canon,
    'BA ZPE / a_4 (Gilkey)': f0_from_zpe_gilkey,
    'BA ZPE / a_4 (canonical)': f0_from_zpe_canon,
}

print("=" * 70)
print("SUMMARY: f_0 EXTRACTIONS")
print("=" * 70)
print(f"{'Method':<35s} {'f_0':>12s} {'1/alpha_GUT':>12s} {'alpha_GUT':>12s}")
print("-" * 70)
for name, f0 in f0_values.items():
    if f0 > 0:
        alpha = PI / (8 * f0)
        inv_alpha = 1 / alpha
        print(f"  {name:<33s} {f0:12.4f} {inv_alpha:12.2f} {alpha:12.6f}")
    else:
        print(f"  {name:<33s} {f0:12.4f} {'N/A':>12s} {'N/A':>12s}")
print()

# The physically meaningful f_0:
# - "SA decomp" methods give f_0 ~ 35,000 (Gaussian) which is dominated by Lambda^4 truncation
#   noise -- these are numerically unstable
# - "1-loop SA / a_4 (Gilkey)" = 19075 -- same problem (S_1loop includes Lambda^4 term)
# - "1-loop SA / a_4 (canonical)" = 4.26 -- this uses the full canonical a_4 = 1350.72
#   which absorbs the PW multiplicities. f_0 = 4.26, alpha_GUT = 0.092, 1/alpha = 10.8
# - "BA ZPE / a_4 (canonical)" gives tiny f_0 ~ 1.06, alpha = 0.37 (too strong)
# - "BA ZPE / a_4 (Gilkey)" = 4735 (nonsensical, wrong normalization)
#
# The CANONICAL normalization result: f_0 = S_1loop / a_4(canonical)
# This is the correct one because a_4(canonical) = 1350.72 already includes the
# volume integration and PW degeneracy counting.

# Let me also compute f_0 from matching 1-loop Hessian shift to BA energies
# The total eigenvalue shift = sum_delta = 7344.36
# Each eigenvalue is d^2 S / dphi^2, so sum has units of SA (dimensionless in our units)
# The BA contribution to SA = f_0 * a_4 at leading order
# But the Hessian is the SECOND DERIVATIVE, not the action itself
# sum(delta_evals) = d^2(S_1loop) / sum(dphi^2) ~ S_1loop * (curvature factor)
# This doesn't directly give f_0 without knowing the curvature factor.

# Best extraction: f_0 = S_1loop_center / a_4_fold (canonical)
f0_best = f0_from_s1loop_canon
alpha_best = PI / (8 * f0_best)
inv_alpha_best = 1 / alpha_best

print(f"BEST EXTRACTION: f_0 = S_1loop / a_4(canonical)")
print(f"  f_0 = {f0_best:.6f}")
print(f"  alpha_GUT = {alpha_best:.6f}")
print(f"  1/alpha_GUT = {inv_alpha_best:.2f}")
print()

# Cross-check with CUTOFF-LONDON-62
# That computation found f_0 = 9.817 (fixed by requiring alpha_GUT = 1/25)
# Our extraction: f_0 = 4.26, giving alpha_GUT ~ 1/11
# This is in the INFO range [1, 20] but below the standard 9.82
print(f"Cross-check with CUTOFF-LONDON-62:")
print(f"  CUTOFF-LONDON fixed f_0 = {f0_alpha25:.4f} (alpha=1/25)")
print(f"  Our extraction: f_0 = {f0_best:.4f} (alpha=1/{inv_alpha_best:.1f})")
print(f"  Ratio: f_0(ours)/f_0(standard) = {f0_best/f0_alpha25:.4f}")
print(f"  This means alpha_GUT is {f0_alpha25/f0_best:.2f}x STRONGER than 1/25")
print()

# =============================================================================
#  8. Tau-dependent energy ratios E_A/E_B vs tau
# =============================================================================
# E_A: Hessian eigenvalues are only at fold. Model tau-dependence from SA scaling.
# The SA curvature scales with d^2S/dtau^2 which we have at 10 tau points.
# Assume E_A(tau) / E_A(fold) ~ d^2S(tau) / d^2S(fold)

# Interpolate d^2S to BA tau grid
from scipy.interpolate import interp1d
d2S_interp = interp1d(tau_sa_grid, d2S_dtau2_arr, kind='cubic',
                       fill_value='extrapolate')
S_total_interp = interp1d(tau_sa_grid, S_total_arr, kind='cubic',
                          fill_value='extrapolate')

# For tau values within the SA grid range
tau_common_mask = (tau_ba >= tau_sa_grid[0]) & (tau_ba <= tau_sa_grid[-1])
tau_common = tau_ba[tau_common_mask]
n_common = len(tau_common)

# E_A(tau) ~ E_A(fold) * d^2S(tau) / d^2S(fold)
d2S_fold_val = d2S_dtau2_arr[5]  # tau=0.19
E_A_vs_tau = E_A_tree * d2S_interp(tau_common) / d2S_fold_val

# E_B(tau): sum over all BA modes at each tau
E_B_vs_tau = np.zeros(n_common)
for i, tau_val in enumerate(tau_common):
    ba_idx = np.argmin(np.abs(tau_ba - tau_val))
    E_B_vs_tau[i] = np.sum(omega_ba[ba_idx, 1:, :])  # 31 optical modes, all bands

# Ratio
ratio_vs_tau = E_A_vs_tau / E_B_vs_tau

# f_0 extraction at each tau: use S_total(tau) and a_4 scaling
# S_total(tau) = S_tree(tau) + S_1loop(tau)
# Approximate S_1loop(tau) ~ S1_center * S_total(tau)/S_total(fold)
S_fold_sa42 = S_total_arr[5]  # SA at fold from s42
S_1loop_vs_tau = S1_center * S_total_interp(tau_common) / S_fold_sa42

# a_4 vs tau: a_4/a_2 ~ 0.414 (roughly constant), a_2 ~ a_0 * (5/12)*R
# a_0 = Vol(SU3)/(4pi)^4, Vol scales with metric determinant
# For simplicity, use the Gilkey ratio a_4/a_2 = const and a_2 tracks R
# a_2(tau)/a_2(fold) ~ R(tau)/R(fold) (from trace formula data)
R_interp = interp1d(tau_trace_arr, R_arr, kind='cubic', fill_value='extrapolate')
R_at_common = R_interp(tau_common)
a2_vs_tau = a2_gilkey_fold * R_at_common / R_fold_trace
a4_vs_tau = a2_vs_tau * ratio_a4_a2

# f_0 vs tau from 1-loop route (using canonical scaling)
# a_4_canonical scales like a4_vs_tau / a4_gilkey_fold * a4_fold
a4_canon_vs_tau = a4_fold * a4_vs_tau / a4_gilkey_fold
f0_vs_tau = S_1loop_vs_tau / a4_canon_vs_tau

print(f"--- E_A / E_B vs tau (common range: {tau_common[0]:.3f} to {tau_common[-1]:.3f}) ---")
print(f"  {'tau':>6s} {'E_A':>10s} {'E_B':>10s} {'E_A/E_B':>10s} {'f_0':>10s} {'1/alpha':>10s}")
for i in range(0, n_common, max(1, n_common//8)):
    alpha_i = PI / (8 * f0_vs_tau[i]) if f0_vs_tau[i] > 0 else float('nan')
    inv_alpha_i = 1/alpha_i if not np.isnan(alpha_i) else float('nan')
    print(f"  {tau_common[i]:6.3f} {E_A_vs_tau[i]:10.2f} {E_B_vs_tau[i]:10.2f} "
          f"{ratio_vs_tau[i]:10.4f} {f0_vs_tau[i]:10.4f} {inv_alpha_i:10.2f}")
print()

# =============================================================================
#  9. Gate verdict
# =============================================================================

# Use the best-extraction f_0
f0_gate = f0_best

if 1.0 <= f0_gate <= 20.0:
    gate_verdict = "PASS"
elif f0_gate < 0.1 or f0_gate > 100.0:
    gate_verdict = "FAIL"
else:
    gate_verdict = "INFO"

# Also compute f_0 range across tau
f0_min = np.min(f0_vs_tau)
f0_max = np.max(f0_vs_tau)
f0_at_fold_idx = np.argmin(np.abs(tau_common - tau_fold))
f0_at_fold_check = f0_vs_tau[f0_at_fold_idx]

gate_detail = (
    f"f_0 = {f0_gate:.4f} from S_1loop/a_4(canonical). "
    f"alpha_GUT = {alpha_best:.4f} = 1/{inv_alpha_best:.1f}. "
    f"f_0 range over tau: [{f0_min:.4f}, {f0_max:.4f}]. "
    f"E_A(tree)={E_A_tree:.2f}, E_A(1loop)={E_A_1loop:.2f}, E_B(total)={E_B_total:.2f}. "
    f"E_A/E_B(fold)={E_A_tree/E_B_total:.4f} M_KK."
)

print("=" * 70)
print(f"GATE VERDICT: SECTOR-ENERGY-RATIO-62 = {gate_verdict}")
print(f"  {gate_detail}")
print("=" * 70)
print()

# =============================================================================
# 10. Plot
# =============================================================================

fig = plt.figure(figsize=(16, 12))
gs = GridSpec(2, 2, hspace=0.32, wspace=0.30)

# Panel 1: E_A and E_B vs tau
ax1 = fig.add_subplot(gs[0, 0])
ax1.plot(tau_common, E_A_vs_tau, 'b-', linewidth=2, label=r'$E_A$ (geometric, tree)')
ax1.plot(tau_common, E_B_vs_tau, 'r-', linewidth=2, label=r'$E_B$ (collective, BA)')
ax1.axvline(tau_fold, color='gray', linestyle='--', alpha=0.5, label=f'fold ({tau_fold})')
ax1.set_xlabel(r'$\tau$', fontsize=12)
ax1.set_ylabel('Energy (M$_{KK}$ units)', fontsize=12)
ax1.set_title('Sector Energies vs $\\tau$', fontsize=13)
ax1.legend(fontsize=10)
ax1.set_yscale('log')
ax1.grid(True, alpha=0.3)

# Panel 2: E_A/E_B ratio vs tau
ax2 = fig.add_subplot(gs[0, 1])
ax2.plot(tau_common, ratio_vs_tau, 'k-', linewidth=2)
ax2.axvline(tau_fold, color='gray', linestyle='--', alpha=0.5)
ax2.axhline(E_A_tree / E_B_total, color='blue', linestyle=':', alpha=0.5,
            label=f'Fold value = {E_A_tree/E_B_total:.3f}')
ax2.set_xlabel(r'$\tau$', fontsize=12)
ax2.set_ylabel(r'$E_A / E_B$ (M$_{KK}$)', fontsize=12)
ax2.set_title('Energy Ratio vs $\\tau$', fontsize=13)
ax2.legend(fontsize=10)
ax2.grid(True, alpha=0.3)

# Panel 3: f_0 vs tau with gate boundaries
ax3 = fig.add_subplot(gs[1, 0])
ax3.plot(tau_common, f0_vs_tau, 'g-', linewidth=2, label=r'$f_0(\tau)$')
ax3.axhline(f0_best, color='red', linestyle='-', alpha=0.7,
            label=f'$f_0$(fold) = {f0_best:.2f}')
ax3.axhline(f0_alpha25, color='blue', linestyle='--', alpha=0.7,
            label=f'$f_0$($\\alpha_{{GUT}}$=1/25) = {f0_alpha25:.2f}')
ax3.axhspan(1, 20, color='green', alpha=0.1, label='PASS range [1, 20]')
ax3.axhspan(0.1, 1, color='yellow', alpha=0.1, label='INFO range')
ax3.axhspan(20, 100, color='yellow', alpha=0.1)
ax3.axvline(tau_fold, color='gray', linestyle='--', alpha=0.5)
ax3.set_xlabel(r'$\tau$', fontsize=12)
ax3.set_ylabel(r'$f_0$', fontsize=12)
ax3.set_title(f'Cutoff Moment $f_0$ vs $\\tau$ — Gate: {gate_verdict}', fontsize=13)
ax3.legend(fontsize=9, loc='upper right')
ax3.set_ylim(0, max(25, f0_gate * 1.5))
ax3.grid(True, alpha=0.3)

# Panel 4: Hessian eigenvalue spectrum (tree vs 1-loop)
ax4 = fig.add_subplot(gs[1, 1])
mode_idx = np.arange(36)
ax4.bar(mode_idx - 0.2, np.abs(evals_tree_36), 0.4, color='blue', alpha=0.7,
        label='|Tree| (all negative)')
ax4.bar(mode_idx + 0.2, evals_1loop_36, 0.4, color='red', alpha=0.7,
        label='1-loop (all positive)')
ax4.set_xlabel('Mode index', fontsize=12)
ax4.set_ylabel('|Eigenvalue| (M$_{KK}^2$)', fontsize=12)
ax4.set_title('Hessian Eigenvalue Spectrum at Fold', fontsize=13)
ax4.legend(fontsize=10)
ax4.grid(True, alpha=0.3)

fig.suptitle(f'SECTOR-ENERGY-RATIO-62: $f_0$ = {f0_best:.2f}, '
             f'$\\alpha_{{GUT}}$ = 1/{inv_alpha_best:.1f}  [{gate_verdict}]',
             fontsize=14, fontweight='bold', y=0.98)

plt.savefig(os.path.join(script_dir, 's62_sector_energy_ratio.png'),
            dpi=150, bbox_inches='tight')
print("Plot saved: computations/session-62/s62_sector_energy_ratio.png")
plt.close()

# =============================================================================
# 11. Save data
# =============================================================================

np.savez(os.path.join(script_dir, 's62_sector_energy_ratio.npz'),
    # Gate
    gate_name='SECTOR-ENERGY-RATIO-62',
    gate_verdict=gate_verdict,
    gate_detail=gate_detail,
    # Sector A
    E_A_tree=E_A_tree,
    E_A_1loop=E_A_1loop,
    evals_tree_36=evals_tree_36,
    evals_1loop_36=evals_1loop_36,
    delta_evals=delta_evals,
    sum_delta=sum_delta,
    # Sector B
    E_B_total=E_B_total,
    E_B_optical=E_B_optical,
    E_B_acoustic=E_B_acoustic,
    E_B_band0_optical=E_B_band0_optical,
    E_J_fold=E_J_fold,
    # SA decomposition
    a2_gilkey=a2_gilkey_fold,
    a4_gilkey=a4_gilkey_fold,
    a0_gilkey=a0_gilkey,
    ratio_a4_a2=ratio_a4_a2,
    Lambda_sq=Lam2,
    f2_task=f2_task,
    f0_alpha25=f0_alpha25,
    E_2_term=E_2_term,
    E_4_gaussian=E_4_gaussian,
    E_4_exponential=E_4_exponential,
    E_gauge_standard=E_gauge_standard,
    # f_0 extractions
    f0_from_gauss=f0_from_gauss,
    f0_from_exp=f0_from_exp,
    f0_from_s1loop_gilkey=f0_from_s1loop_gilkey,
    f0_from_s1loop_canon=f0_from_s1loop_canon,
    f0_from_zpe_gilkey=f0_from_zpe_gilkey,
    f0_from_zpe_canon=f0_from_zpe_canon,
    f0_best=f0_best,
    alpha_best=alpha_best,
    inv_alpha_best=inv_alpha_best,
    S1_center=S1_center,
    SA_fold_hess=SA_fold_hess,
    # Energy ratios
    ratio_EA_EB_tree=E_A_tree / E_B_total,
    ratio_EA_EB_1loop=E_A_1loop / E_B_total,
    # Tau dependence
    tau_common=tau_common,
    E_A_vs_tau=E_A_vs_tau,
    E_B_vs_tau=E_B_vs_tau,
    ratio_vs_tau=ratio_vs_tau,
    f0_vs_tau=f0_vs_tau,
    f0_min=f0_min,
    f0_max=f0_max,
)
print("Data saved: computations/session-62/s62_sector_energy_ratio.npz")

print()
print("=" * 70)
print("COMPUTATION COMPLETE")
print(f"  f_0 = {f0_best:.4f}  (from S_1loop/a_4_canonical)")
print(f"  alpha_GUT = {alpha_best:.6f} = 1/{inv_alpha_best:.1f}")
print(f"  Gate: {gate_verdict}")
print(f"  f_0 in [{f0_min:.4f}, {f0_max:.4f}] across tau range")
print("=" * 70)
